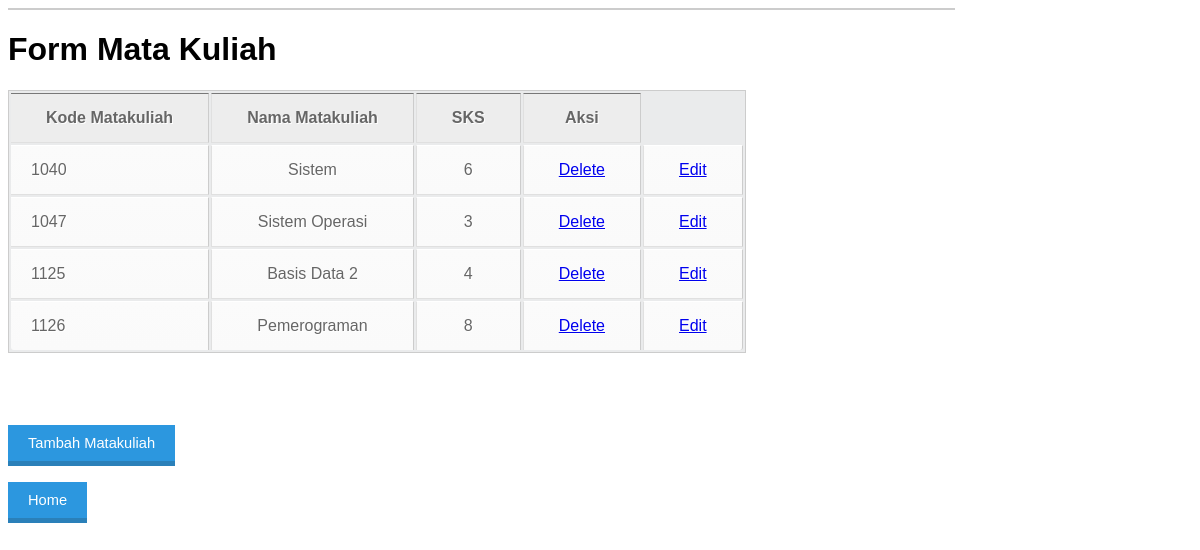
/tampilMatakuliah.php, run on the app's committed database.
### tables this page shows
CREATE TABLE `matakuliah` (
  `Kode_MK` int(6) NOT NULL,
  `Nama_MK` varchar(20) NOT NULL,
  `SKS` int(11) DEFAULT NULL
);

### tampilMatakuliah.php (the view, shortened to what this page needs)
<?php
include 'koneksi.php';
?>
    <table width='80%' border=1>
<table border=1>
	<h1>Form Mata Kuliah</h1>
	<tr>
		<th>Kode Matakuliah</th>
		<th>Nama Matakuliah</th>
		<th>SKS</th>
		<th>Aksi</th>
	</tr>
	<?php
	$read = "SELECT * FROM `matakuliah`";
	 $query = mysqli_query($db, $read);
	 while($row = mysqli_fetch_array($query)){
	 	$kodemk = $row['Kode_MK'];
	 	$namamk = $row['Nama_MK'];
	 	$sks = $row['SKS'];
    ?>
<link rel="stylesheet" type="text/css" href="style2.css">
    <tr>
    	<td><?php print($kodemk);?></td>
    	<td><?php print($namamk);?></td>
    	<td><?php print($sks);?></td>
    	<td><a href="deleteMatakuliah.php?Kode_MK=<?php print($kodemk);?>">Delete</a></td>
    	<td><a href="editMatakuliah.php?Kode_MK=<?php print($kodemk);?>">Edit</a></td>
    </tr>
    <?php
   	}
   	?>
</table>
<br>
<br>
<br>
<br>
<form action="forminputMatakuliah.php" method="POST">
<button class="tombol">Tambah Matakuliah</button>
</form>
<form action="index.php" method="POST">
<button class="tombol">Home</button>
</form>

### style2.css (style rules this page uses)
h1 { font-family: sans-serif; }
table { font-family: Arial, Helvetica, sans-serif; color: #666; text-shadow: 1px 1px 0px #fff; background: #eaebec; border: #ccc 1px solid; }
table th { padding: 15px 35px; border-left:1px solid #e0e0e0; border-bottom: 1px solid #e0e0e0; background: #ededed; }
table th:first-child { border-left:none; }
table tr { text-align: center; padding-left: 20px; }
table td:first-child { text-align: left; padding-left: 20px; border-left: 0; }
table td { padding: 15px 35px; border-top: 1px solid #ffffff; border-bottom: 1px solid #e0e0e0; border-left: 1px solid #e0e0e0; background: #fafafa; background: -webkit-gradient(linear, left top, left bottom, from(#fbfbfb), to(#fafafa)); background: -moz-linear-gradient(top, #fbfbfb, #fafafa); }
table tr:last-child td { border-bottom: 0; }
table tr:last-child td:first-child { -moz-border-radius-bottomleft: 3px; -webkit-border-bottom-left-radius: 3px; border-bottom-left-radius: 3px; }
table tr:last-child td:last-child { -moz-border-radius-bottomright: 3px; -webkit-border-bottom-right-radius: 3px; border-bottom-right-radius: 3px; }
.tombol { background:#2C97DF; color:white; border-top:0; border-left:0; border-right:0; border-bottom:5px solid #2A80B9; padding:10px 20px; text-decoration:none; font-family:sans-serif; font-size:11pt; }

### data on the page
matakuliah: Kode_MK "1040", Nama_MK "Sistem", SKS "6"
matakuliah: Kode_MK "1047", Nama_MK "Sistem Operasi", SKS "3"
matakuliah: Kode_MK "1125", Nama_MK "Basis Data 2", SKS "4"
matakuliah: Kode_MK "1126", Nama_MK "Pemerograman", SKS "8"
